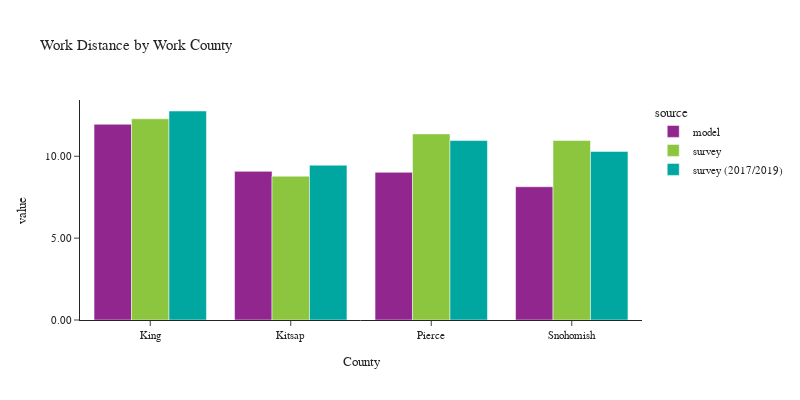

The notebook cell this image was saved under:
### Code cell
plot_work_location(df_workers, 'CountyName_work', 'Work County', 'County')

### Figure 1 — Plotly figure (JSON) as saved in the notebook; plotly's stock layout.template omitted (floating-point values rounded to 4 significant figures)
{"data": [{"alignmentgroup": "True", "customdata": [[1480723], [91807], [327094], [307367]], "hovertemplate": "source=model<br>CountyName_work=%{x}<br>value=%{y}<br>sample count=%{customdata[0]}<extra></extra>", "legendgroup": "model", "marker": {"color": "#91268F", "pattern": {"shape": ""}}, "name": "model", "offsetgroup": "model", "orientation": "v", "showlegend": true, "textposition": "auto", "type": "bar", "x": ["King", "Kitsap", "Pierce", "Snohomish"], "xaxis": "x", "y": [11.95, 9.077, 9.018, 8.138], "yaxis": "y"}, {"alignmentgroup": "True", "customdata": [[2124], [110], [215], [243]], "hovertemplate": "source=survey<br>CountyName_work=%{x}<br>value=%{y}<br>sample count=%{customdata[0]}<extra></extra>", "legendgroup": "survey", "marker": {"color": "#8CC63E", "pattern": {"shape": ""}}, "name": "survey", "offsetgroup": "survey", "orientation": "v", "showlegend": true, "textposition": "auto", "type": "bar", "x": ["King", "Kitsap", "Pierce", "Snohomish"], "xaxis": "x", "y": [12.29, 8.781, 11.37, 10.96], "yaxis": "y"}, {"alignmentgroup": "True", "customdata": [[4781], [120], [347], [347]], "hovertemplate": "source=survey (2017/2019)<br>CountyName_work=%{x}<br>value=%{y}<br>sample count=%{customdata[0]}<extra></extra>", "legendgroup": "survey (2017/2019)", "marker": {"color": "#00A7A0", "pattern": {"shape": ""}}, "name": "survey (2017/2019)", "offsetgroup": "survey (2017/2019)", "orientation": "v", "showlegend": true, "textposition": "auto", "type": "bar", "x": ["King", "Kitsap", "Pierce", "Snohomish"], "xaxis": "x", "y": [12.76, 9.454, 10.96, 10.3], "yaxis": "y"}], "layout": {"barmode": "group", "font": {"size": 11}, "height": 400, "legend": {"title": {"text": "source"}, "tracegroupgap": 0}, "title": {"text": "Work Distance by Work County"}, "width": 800, "xaxis": {"anchor": "y", "domain": [0.0, 1.0], "title": {"text": "County"}}, "yaxis": {"anchor": "x", "domain": [0.0, 1.0], "tickformat": ".2f", "title": {"text": "value"}}}}
